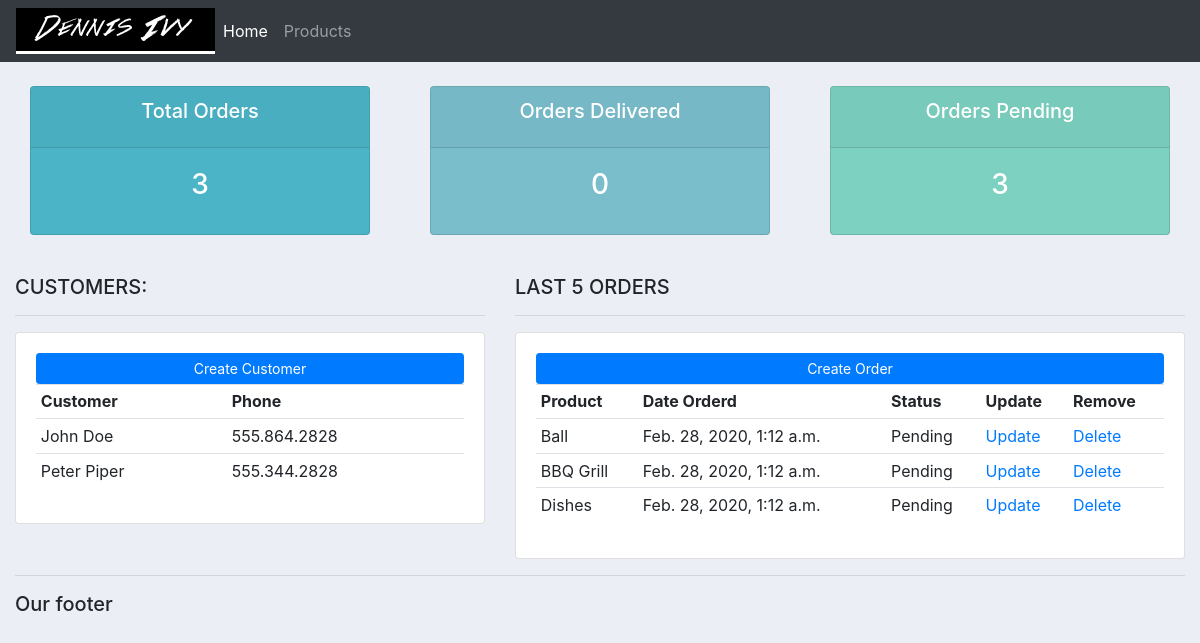
Before: / with the older database file.
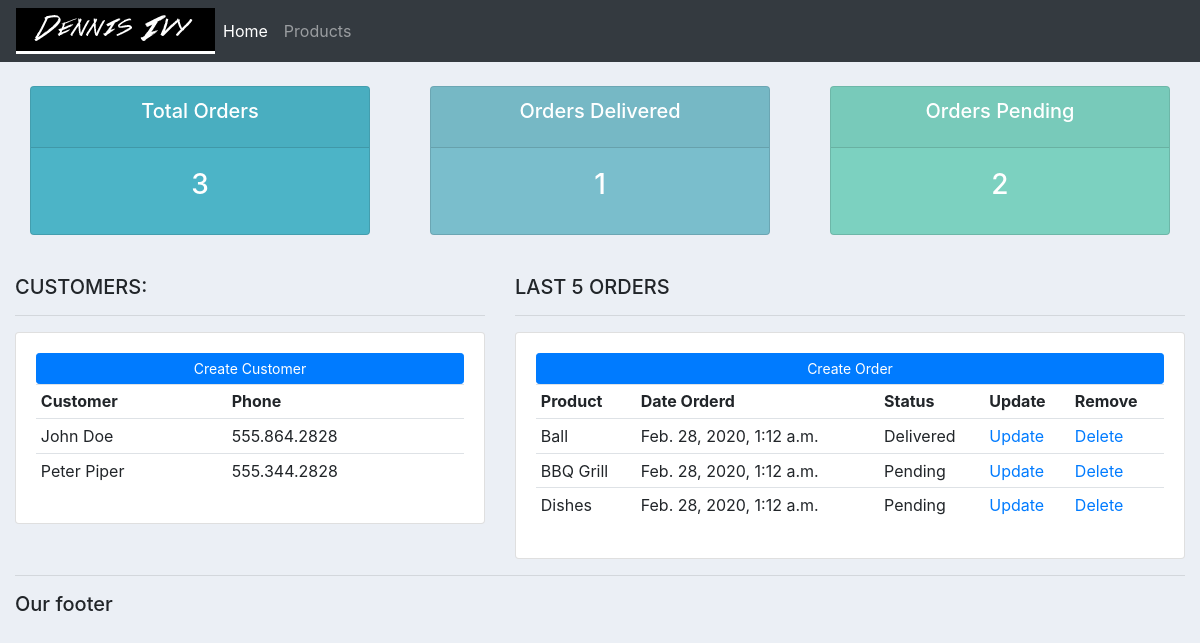
After: the same page with the newer database file.
### accounts/models.py (models this page shows)
class Order(models.Model):
    STATUS = (
        ('Pending', 'Pending'),
        ('Out of delivery', 'Out of delivery'),
        ('Delivered', 'Delivered')
    )
    customer = models.ForeignKey(Customer, null=True, on_delete=models.SET_NULL)
    product = models.ForeignKey(Product, null=True, on_delete=models.SET_NULL)
    date_created = models.DateTimeField(auto_now_add=True, null=True)
    status =  models.CharField(max_length=200, null=True, choices=STATUS)

class Product(models.Model):
    CATEGORY = (
        ('Indoor', 'Indoor'),
        ('Out door', 'Out door')
    )
    name = models.CharField(max_length=200, null=True)
    price = models.FloatField(null=True)
    category = models.CharField(max_length=200, null=True, choices=CATEGORY)
    description = models.CharField(max_length=200, null=True, blank=True)
    date_created = models.DateTimeField(auto_now_add=True, null=True)
    tags = models.ManyToManyField(Tag)
    def __str__(self):
        return self.name

### accounts/views.py (the view)
# urls.py: path('', views.home),
def home(request):
    orders = Order.objects.all()
    customers = Customer.objects.all()
    total_customers = customers.count()
    total_orders = orders.count()
    delivered = orders.filter(status='Delivered').count()
    pending = orders.filter(status='Pending').count()
    context = {
        'orders': orders,
        'customers': customers,
        'total_customers': total_customers,
        'total_orders': total_orders,
        'delivered': delivered,
        'pending': pending
    }
    return render(request, 'accounts/dashboard.html', context)

### templates/accounts/dashboard.html
{% extends 'accounts/main.html' %}
{% block content %}
{%  include 'accounts/status.html' %}
<br>
<div class="row">
	<div class="col-md-5">
		<h5>CUSTOMERS:</h5>
		<hr>
		<div class="card card-body">
			<a class="btn btn-primary  btn-sm btn-block" href="">Create Customer</a>
			<table class="table table-sm">
				<tr>
					<th>Customer</th>
					<th>Phone</th>
				</tr>
				{% for c in customers %}
					<tr>
						<td>{{ c.name }}</td>
						<td>{{ c.phone }}</td>
					</tr>
				{% endfor %}
			</table>
		</div>
	</div>
	<div class="col-md-7">
		<h5>LAST 5 ORDERS</h5>
		<hr>
		<div class="card card-body">
			<a class="btn btn-primary  btn-sm btn-block" href="">Create Order</a>
			<table class="table table-sm">
				<tr>
					<th>Product</th>
					<th>Date Orderd</th>
					<th>Status</th>
					<th>Update</th>
					<th>Remove</th>
				</tr>
				{% for o in orders %}
					<tr>
						<td>{{ o.product }}</td>
						<td>{{ o.date_created }}</td>
						<td>{{ o.status }}</td>
						<td><a href="">Update</a></td>
						<td><a href="">Delete</a></td>
					</tr>
				{% endfor %}
			</table>
		</div>
	</div>
</div>
{% endblock %}

Changed rows visible on the page:
changed Order "Ball": status "Pending" → "Delivered"
Other visible differences:
{{ delivered }}: "0" → "1"
{{ pending }}: "3" → "2"
